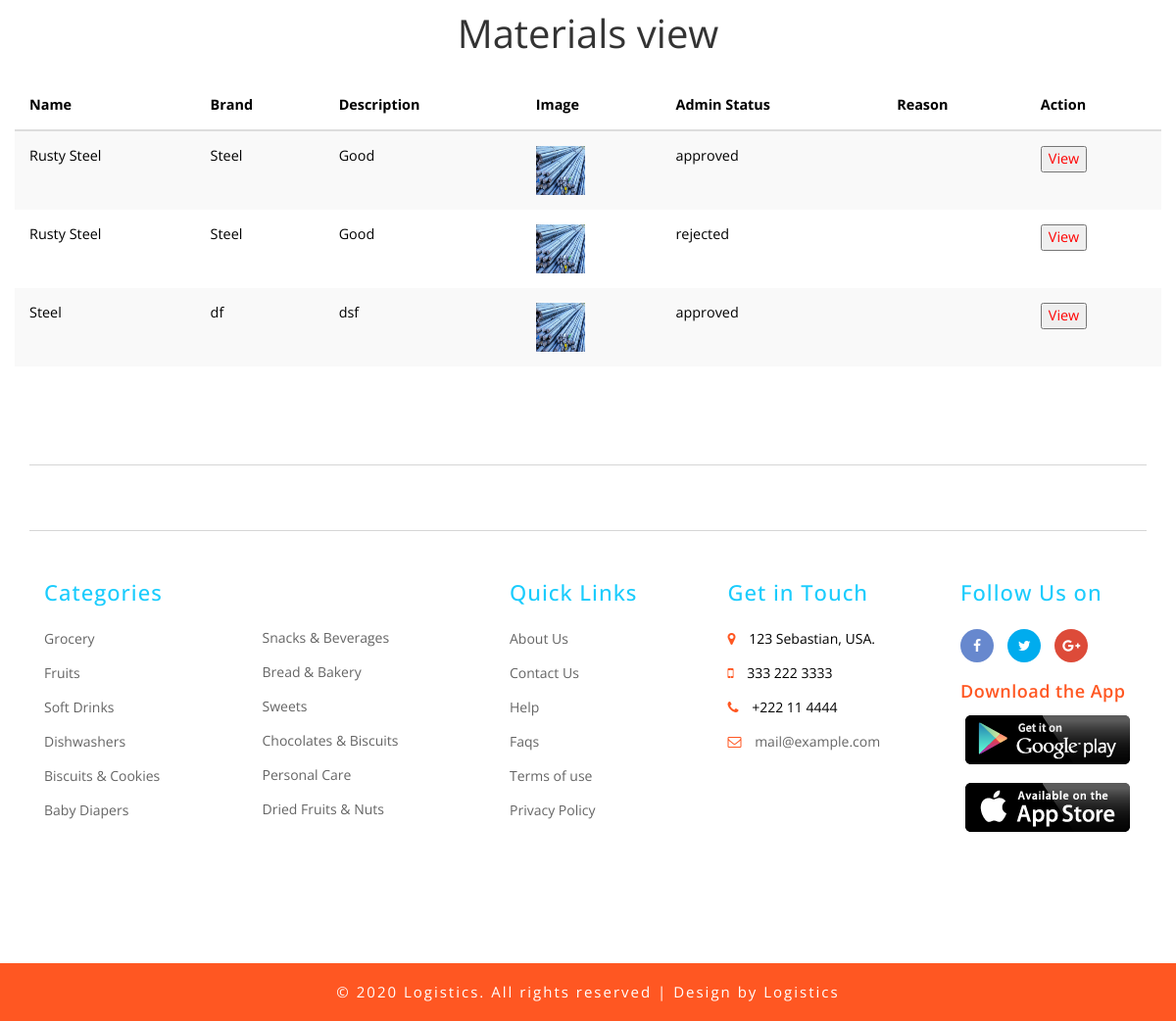
/smaterialsview (signed in, lower part), run on an earlier commit of the app's database.
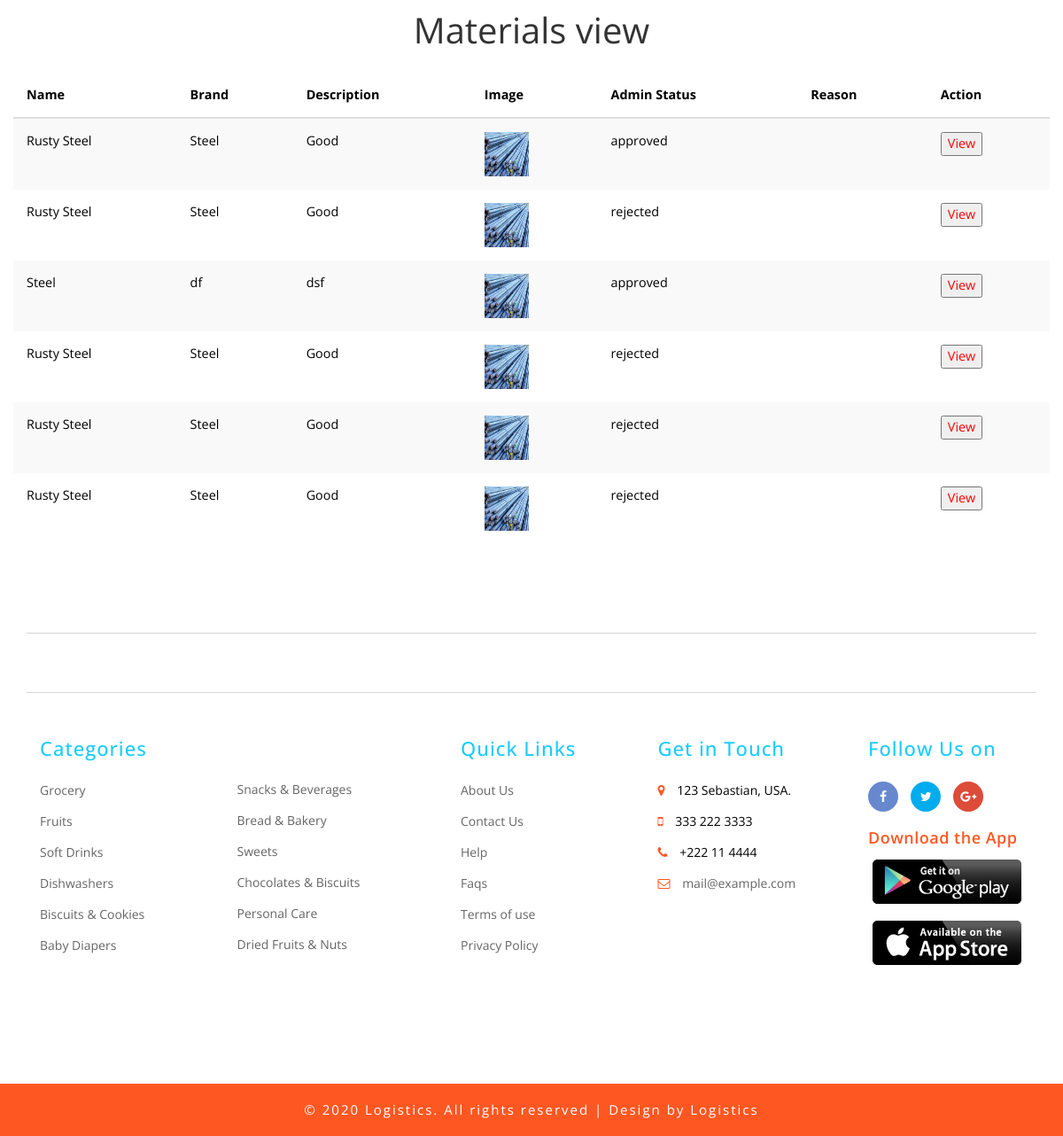
And on a later commit of the database.
### logistic/models.py (models this page shows, shortened)
class Materials(db.Model):
    id = db.Column(db.Integer,primary_key=True)
    sowner = db.Column(db.String)
    uowner = db.Column(db.String)
    name = db.Column(db.String(200))
    brand = db.Column(db.String(200))
    avail = db.Column(db.String(200))
    price = db.Column(db.String(200))
    offerprice = db.Column(db.String(200))
    discount = db.Column(db.String(200))
    place = db.Column(db.String(200))
    image = db.Column(db.String(20), nullable=False, default='default.jpg')
    status = db.Column(db.String(200))
    reason = db.Column(db.String(200))
    cart = db.Column(db.String(200))
    desc = db.Column(db.String(200))
    uquantity = db.Column(db.String(200))
    upayment = db.Column(db.String(200))
    utotalprice = db.Column(db.String(200))
    uname = db.Column(db.String((200)))
    uaddress = db.Column(db.String((200)))
    uphone = db.Column(db.String((200)))
    deliverystatus = db.Column(db.String(220))
    offer = db.Column(db.String(220),default='no')
    purchase = db.Column(db.String(220))

### logistic/routes.py (the view)
@app.route('/smaterialsview')
@login_required
def smaterialsview():
    material = Materials.query.filter_by(sowner=current_user.username)
    return render_template("smaterialsview.html",mat=material)

### logistic/models.py (called while the page is built)
@login_manager.user_loader
def load_user(id):
    return Login.query.get(int(id))

### logistic/templates/smaterialsview.html (shortened to what this page needs)
{% extends 'sellerlayout.html' %}
{% block content %}
<center><div style="font-size:40px;margin-bottom: 20px;margin-top: 10px;">Materials view</div></center>
<div class="container">
	<div class="row">
		<div class="span5">
            <table class="table table-striped table-condensed">
                  <thead>
                  <tr >
                      <th >Name</th>
                      <th>Brand</th>
                      <th>Description</th>
                      <th>Image</th>
                      <th>Admin Status</th>
                      <th>Reason</th>
                      <th>Action</th>
                  </tr>
              </thead>
              <tbody>
                  {% for mat in mat %}
                <tr>
                    <td>{{mat.name}}</td>
                    <td>{{mat.brand}}</td>
                    <td>{{mat.desc}}</td>
                    <td><span class="image-block">
                        <a class="image-zoom" href="static/pics/{{mat.image}}" rel="prettyPhoto[gallery]" style="height: 250px;width: 335px;">
                           <figure>
                              <img src="static/pics/{{mat.image}}" class="img-fluid" alt="" style="height: 50px;width: 50px;">
                           </figure>
                        </a>
                     </span></td>
                     <td>{{mat.status}}</td>
                     <td>{{mat.reason}}</td>
                    <td><a href="/smaterialsedit/{{mat.id}}"><button style="color: red;">View</button></a>
                    </td>
                </tr>
                      {% endfor %}
              </tbody>
            </table>
            </div>
	</div>
</div>
{% endblock %}

What changed in the data, as far as the page shows it:
added Materials: name "Rusty Steel", brand "Steel", desc "Good", image (picture), status "rejected"
added Materials: name "Rusty Steel", brand "Steel", desc "Good", image (picture), status "rejected"
added Materials: name "Rusty Steel", brand "Steel", desc "Good", image (picture), status "rejected"
